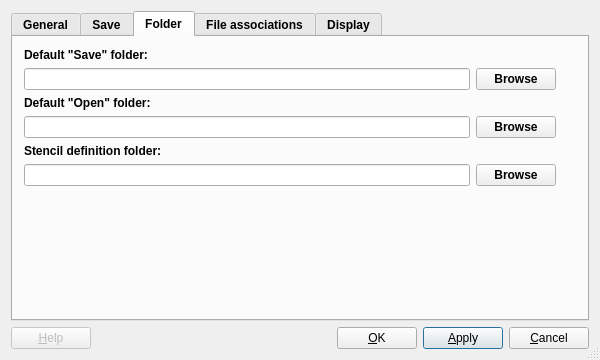
<ui version="4.0" >
 <class>LAPreferencesWindowClass</class>
 <widget class="QDialog" name="LAPreferencesWindowClass" >
  <property name="geometry" >
   <rect>
    <x>0</x>
    <y>0</y>
    <width>600</width>
    <height>360</height>
   </rect>
  </property>
  <property name="sizePolicy" >
   <sizepolicy vsizetype="Preferred" hsizetype="Preferred" >
    <horstretch>0</horstretch>
    <verstretch>0</verstretch>
   </sizepolicy>
  </property>
  <property name="minimumSize" >
   <size>
    <width>500</width>
    <height>300</height>
   </size>
  </property>
  <property name="windowTitle" >
   <string>Preferences</string>
  </property>
  <property name="sizeGripEnabled" >
   <bool>true</bool>
  </property>
  <layout class="QVBoxLayout" >
   <property name="spacing" >
    <number>6</number>
   </property>
   <property name="leftMargin" >
    <number>11</number>
   </property>
   <property name="topMargin" >
    <number>11</number>
   </property>
   <property name="rightMargin" >
    <number>11</number>
   </property>
   <property name="bottomMargin" >
    <number>11</number>
   </property>
   <item>
    <widget class="QTabWidget" name="PreferencesTabs" >
     <property name="font" >
      <font>
       <weight>75</weight>
       <bold>true</bold>
      </font>
     </property>
     <property name="currentIndex" >
      <number>2</number>
     </property>
     <widget class="QWidget" name="GeneralTab" >
      <attribute name="title" >
       <string>General</string>
      </attribute>
      <layout class="QVBoxLayout" >
       <item>
        <layout class="QHBoxLayout" >
         <item>
          <widget class="QLabel" name="textLabel1_2" >
           <property name="enabled" >
            <bool>true</bool>
           </property>
           <property name="font" >
            <font>
             <weight>75</weight>
             <bold>true</bold>
            </font>
           </property>
           <property name="text" >
            <string>Number of recent files showed in File menu (10 max):</string>
           </property>
           <property name="wordWrap" >
            <bool>false</bool>
           </property>
          </widget>
         </item>
         <item>
          <spacer>
           <property name="orientation" >
            <enum>Qt::Horizontal</enum>
           </property>
           <property name="sizeType" >
            <enum>QSizePolicy::Expanding</enum>
           </property>
           <property name="sizeHint" >
            <size>
             <width>20</width>
             <height>20</height>
            </size>
           </property>
          </spacer>
         </item>
         <item>
          <widget class="QSpinBox" name="maxRecentFilesCount" >
           <property name="maximum" >
            <number>10</number>
           </property>
          </widget>
         </item>
        </layout>
       </item>
       <item>
        <spacer>
         <property name="orientation" >
          <enum>Qt::Vertical</enum>
         </property>
         <property name="sizeType" >
          <enum>QSizePolicy::Expanding</enum>
         </property>
         <property name="sizeHint" >
          <size>
           <width>452</width>
           <height>141</height>
          </size>
         </property>
        </spacer>
       </item>
      </layout>
     </widget>
     <widget class="QWidget" name="SaveTab" >
      <attribute name="title" >
       <string>Save</string>
      </attribute>
      <layout class="QVBoxLayout" >
       <item>
        <widget class="QGroupBox" name="groupBox" >
         <property name="enabled" >
          <bool>false</bool>
         </property>
         <property name="title" >
          <string>Save file (last version)</string>
         </property>
         <layout class="QVBoxLayout" >
          <item>
           <widget class="QRadioButton" name="noSaveRadio" >
            <property name="enabled" >
             <bool>false</bool>
            </property>
            <property name="text" >
             <string>No save</string>
            </property>
            <property name="checked" >
             <bool>true</bool>
            </property>
           </widget>
          </item>
          <item>
           <widget class="QRadioButton" name="replaceExtRadio" >
            <property name="enabled" >
             <bool>false</bool>
            </property>
            <property name="text" >
             <string>Replace file extension by .BAK</string>
            </property>
           </widget>
          </item>
          <item>
           <widget class="QRadioButton" name="addExtRadio" >
            <property name="enabled" >
             <bool>false</bool>
            </property>
            <property name="text" >
             <string>Add .BAK to file extension</string>
            </property>
           </widget>
          </item>
         </layout>
        </widget>
       </item>
       <item>
        <widget class="QLabel" name="textLabel5" >
         <property name="enabled" >
          <bool>false</bool>
         </property>
         <property name="font" >
          <font>
           <weight>75</weight>
           <bold>true</bold>
          </font>
         </property>
         <property name="cursor" >
          <cursorShape>WaitCursor</cursorShape>
         </property>
         <property name="text" >
          <string>Default auto save folder:</string>
         </property>
         <property name="wordWrap" >
          <bool>false</bool>
         </property>
        </widget>
       </item>
       <item>
        <layout class="QHBoxLayout" >
         <property name="spacing" >
          <number>6</number>
         </property>
         <property name="leftMargin" >
          <number>0</number>
         </property>
         <property name="topMargin" >
          <number>0</number>
         </property>
         <property name="rightMargin" >
          <number>0</number>
         </property>
         <property name="bottomMargin" >
          <number>0</number>
         </property>
         <item>
          <widget class="QLineEdit" name="securitySavePath" >
           <property name="enabled" >
            <bool>false</bool>
           </property>
          </widget>
         </item>
         <item>
          <widget class="QPushButton" name="SecuritySaveBrowze" >
           <property name="enabled" >
            <bool>false</bool>
           </property>
           <property name="text" >
            <string>Browse</string>
           </property>
          </widget>
         </item>
         <item>
          <spacer>
           <property name="orientation" >
            <enum>Qt::Horizontal</enum>
           </property>
           <property name="sizeType" >
            <enum>QSizePolicy::Expanding</enum>
           </property>
           <property name="sizeHint" >
            <size>
             <width>20</width>
             <height>20</height>
            </size>
           </property>
          </spacer>
         </item>
        </layout>
       </item>
       <item>
        <widget class="QLabel" name="textLabel6" >
         <property name="enabled" >
          <bool>false</bool>
         </property>
         <property name="font" >
          <font>
           <weight>75</weight>
           <bold>true</bold>
          </font>
         </property>
         <property name="text" >
          <string>Auto save:</string>
         </property>
         <property name="wordWrap" >
          <bool>false</bool>
         </property>
        </widget>
       </item>
       <item>
        <layout class="QHBoxLayout" >
         <property name="spacing" >
          <number>6</number>
         </property>
         <property name="leftMargin" >
          <number>0</number>
         </property>
         <property name="topMargin" >
          <number>0</number>
         </property>
         <property name="rightMargin" >
          <number>0</number>
         </property>
         <property name="bottomMargin" >
          <number>0</number>
         </property>
         <item>
          <widget class="QLabel" name="textLabel7" >
           <property name="enabled" >
            <bool>false</bool>
           </property>
           <property name="font" >
            <font/>
           </property>
           <property name="text" >
            <string>Interval between 2 save (min):</string>
           </property>
           <property name="wordWrap" >
            <bool>false</bool>
           </property>
          </widget>
         </item>
         <item>
          <widget class="QLineEdit" name="securitySaveInterval" >
           <property name="enabled" >
            <bool>false</bool>
           </property>
           <property name="sizePolicy" >
            <sizepolicy vsizetype="Fixed" hsizetype="Fixed" >
             <horstretch>0</horstretch>
             <verstretch>0</verstretch>
            </sizepolicy>
           </property>
           <property name="maximumSize" >
            <size>
             <width>50</width>
             <height>32767</height>
            </size>
           </property>
          </widget>
         </item>
         <item>
          <spacer>
           <property name="orientation" >
            <enum>Qt::Horizontal</enum>
           </property>
           <property name="sizeType" >
            <enum>QSizePolicy::Expanding</enum>
           </property>
           <property name="sizeHint" >
            <size>
             <width>20</width>
             <height>20</height>
            </size>
           </property>
          </spacer>
         </item>
        </layout>
       </item>
       <item>
        <spacer>
         <property name="orientation" >
          <enum>Qt::Vertical</enum>
         </property>
         <property name="sizeType" >
          <enum>QSizePolicy::Expanding</enum>
         </property>
         <property name="sizeHint" >
          <size>
           <width>452</width>
           <height>51</height>
          </size>
         </property>
        </spacer>
       </item>
      </layout>
     </widget>
     <widget class="QWidget" name="FolderTab" >
      <attribute name="title" >
       <string>Folder</string>
      </attribute>
      <layout class="QVBoxLayout" >
       <property name="spacing" >
        <number>6</number>
       </property>
       <property name="leftMargin" >
        <number>11</number>
       </property>
       <property name="topMargin" >
        <number>11</number>
       </property>
       <property name="rightMargin" >
        <number>11</number>
       </property>
       <property name="bottomMargin" >
        <number>11</number>
       </property>
       <item>
        <widget class="QLabel" name="textLabel2" >
         <property name="enabled" >
          <bool>true</bool>
         </property>
         <property name="font" >
          <font>
           <weight>75</weight>
           <bold>true</bold>
          </font>
         </property>
         <property name="text" >
          <string>Default "Save" folder:</string>
         </property>
         <property name="wordWrap" >
          <bool>false</bool>
         </property>
        </widget>
       </item>
       <item>
        <layout class="QHBoxLayout" >
         <property name="spacing" >
          <number>6</number>
         </property>
         <property name="leftMargin" >
          <number>0</number>
         </property>
         <property name="topMargin" >
          <number>0</number>
         </property>
         <property name="rightMargin" >
          <number>0</number>
         </property>
         <property name="bottomMargin" >
          <number>0</number>
         </property>
         <item>
          <widget class="QLineEdit" name="savePath" >
           <property name="enabled" >
            <bool>true</bool>
           </property>
           <property name="readOnly" >
            <bool>true</bool>
           </property>
          </widget>
         </item>
         <item>
          <widget class="QPushButton" name="SaveBrowze" >
           <property name="enabled" >
            <bool>true</bool>
           </property>
           <property name="text" >
            <string>Browse</string>
           </property>
          </widget>
         </item>
         <item>
          <spacer>
           <property name="orientation" >
            <enum>Qt::Horizontal</enum>
           </property>
           <property name="sizeType" >
            <enum>QSizePolicy::Fixed</enum>
           </property>
           <property name="sizeHint" >
            <size>
             <width>20</width>
             <height>20</height>
            </size>
           </property>
          </spacer>
         </item>
        </layout>
       </item>
       <item>
        <widget class="QLabel" name="textLabel3" >
         <property name="enabled" >
          <bool>true</bool>
         </property>
         <property name="font" >
          <font>
           <weight>75</weight>
           <bold>true</bold>
          </font>
         </property>
         <property name="text" >
          <string>Default "Open" folder:</string>
         </property>
         <property name="wordWrap" >
          <bool>false</bool>
         </property>
        </widget>
       </item>
       <item>
        <layout class="QHBoxLayout" >
         <property name="spacing" >
          <number>6</number>
         </property>
         <property name="leftMargin" >
          <number>0</number>
         </property>
         <property name="topMargin" >
          <number>0</number>
         </property>
         <property name="rightMargin" >
          <number>0</number>
         </property>
         <property name="bottomMargin" >
          <number>0</number>
         </property>
         <item>
          <widget class="QLineEdit" name="openPath" >
           <property name="enabled" >
            <bool>true</bool>
           </property>
           <property name="readOnly" >
            <bool>true</bool>
           </property>
          </widget>
         </item>
         <item>
          <widget class="QPushButton" name="OpenBrowze" >
           <property name="enabled" >
            <bool>true</bool>
           </property>
           <property name="text" >
            <string>Browse</string>
           </property>
          </widget>
         </item>
         <item>
          <spacer>
           <property name="orientation" >
            <enum>Qt::Horizontal</enum>
           </property>
           <property name="sizeType" >
            <enum>QSizePolicy::Fixed</enum>
           </property>
           <property name="sizeHint" >
            <size>
             <width>20</width>
             <height>20</height>
            </size>
           </property>
          </spacer>
         </item>
        </layout>
       </item>
       <item>
        <widget class="QLabel" name="textLabel4" >
         <property name="font" >
          <font>
           <weight>75</weight>
           <bold>true</bold>
          </font>
         </property>
         <property name="text" >
          <string>Stencil definition folder:</string>
         </property>
         <property name="wordWrap" >
          <bool>false</bool>
         </property>
        </widget>
       </item>
       <item>
        <layout class="QHBoxLayout" >
         <property name="spacing" >
          <number>6</number>
         </property>
         <property name="leftMargin" >
          <number>0</number>
         </property>
         <property name="topMargin" >
          <number>0</number>
         </property>
         <property name="rightMargin" >
          <number>0</number>
         </property>
         <property name="bottomMargin" >
          <number>0</number>
         </property>
         <item>
          <widget class="QLineEdit" name="xmldefPath" >
           <property name="readOnly" >
            <bool>true</bool>
           </property>
          </widget>
         </item>
         <item>
          <widget class="QPushButton" name="xmldefBrowze" >
           <property name="text" >
            <string>Browse</string>
           </property>
          </widget>
         </item>
         <item>
          <spacer>
           <property name="orientation" >
            <enum>Qt::Horizontal</enum>
           </property>
           <property name="sizeType" >
            <enum>QSizePolicy::Fixed</enum>
           </property>
           <property name="sizeHint" >
            <size>
             <width>20</width>
             <height>20</height>
            </size>
           </property>
          </spacer>
         </item>
        </layout>
       </item>
       <item>
        <spacer>
         <property name="orientation" >
          <enum>Qt::Vertical</enum>
         </property>
         <property name="sizeType" >
          <enum>QSizePolicy::Expanding</enum>
         </property>
         <property name="sizeHint" >
          <size>
           <width>20</width>
           <height>20</height>
          </size>
         </property>
        </spacer>
       </item>
      </layout>
     </widget>
     <widget class="QWidget" name="FileTab" >
      <attribute name="title" >
       <string>File associations</string>
      </attribute>
      <layout class="QVBoxLayout" >
       <property name="spacing" >
        <number>6</number>
       </property>
       <property name="leftMargin" >
        <number>11</number>
       </property>
       <property name="topMargin" >
        <number>11</number>
       </property>
       <property name="rightMargin" >
        <number>11</number>
       </property>
       <property name="bottomMargin" >
        <number>11</number>
       </property>
       <item>
        <widget class="QLabel" name="textLabel1_3" >
         <property name="enabled" >
          <bool>false</bool>
         </property>
         <property name="text" >
          <string>Associate LA4 files (.la4 extension) to this program</string>
         </property>
         <property name="wordWrap" >
          <bool>false</bool>
         </property>
        </widget>
       </item>
       <item>
        <layout class="QHBoxLayout" >
         <property name="spacing" >
          <number>6</number>
         </property>
         <property name="leftMargin" >
          <number>0</number>
         </property>
         <property name="topMargin" >
          <number>0</number>
         </property>
         <property name="rightMargin" >
          <number>0</number>
         </property>
         <property name="bottomMargin" >
          <number>0</number>
         </property>
         <item>
          <spacer>
           <property name="orientation" >
            <enum>Qt::Horizontal</enum>
           </property>
           <property name="sizeType" >
            <enum>QSizePolicy::Expanding</enum>
           </property>
           <property name="sizeHint" >
            <size>
             <width>20</width>
             <height>20</height>
            </size>
           </property>
          </spacer>
         </item>
         <item>
          <widget class="QPushButton" name="AssociateFile" >
           <property name="enabled" >
            <bool>false</bool>
           </property>
           <property name="text" >
            <string>Associate</string>
           </property>
          </widget>
         </item>
         <item>
          <spacer>
           <property name="orientation" >
            <enum>Qt::Horizontal</enum>
           </property>
           <property name="sizeType" >
            <enum>QSizePolicy::Expanding</enum>
           </property>
           <property name="sizeHint" >
            <size>
             <width>20</width>
             <height>20</height>
            </size>
           </property>
          </spacer>
         </item>
        </layout>
       </item>
       <item>
        <spacer>
         <property name="orientation" >
          <enum>Qt::Vertical</enum>
         </property>
         <property name="sizeType" >
          <enum>QSizePolicy::Expanding</enum>
         </property>
         <property name="sizeHint" >
          <size>
           <width>20</width>
           <height>20</height>
          </size>
         </property>
        </spacer>
       </item>
      </layout>
     </widget>
     <widget class="QWidget" name="DisplayTab" >
      <attribute name="title" >
       <string>Display</string>
      </attribute>
      <layout class="QVBoxLayout" >
       <item>
        <widget class="QGroupBox" name="groupBox_2" >
         <property name="enabled" >
          <bool>false</bool>
         </property>
         <property name="title" >
          <string>Toolbars</string>
         </property>
         <layout class="QVBoxLayout" >
          <item>
           <widget class="QCheckBox" name="toolsCheck" >
            <property name="enabled" >
             <bool>false</bool>
            </property>
            <property name="text" >
             <string>Show toolbars</string>
            </property>
           </widget>
          </item>
          <item>
           <widget class="QCheckBox" name="statusCheck" >
            <property name="enabled" >
             <bool>false</bool>
            </property>
            <property name="text" >
             <string>Show statusbar</string>
            </property>
           </widget>
          </item>
          <item>
           <widget class="QCheckBox" name="helpCheck" >
            <property name="enabled" >
             <bool>false</bool>
            </property>
            <property name="text" >
             <string>Show status tips</string>
            </property>
           </widget>
          </item>
         </layout>
        </widget>
       </item>
       <item>
        <spacer>
         <property name="orientation" >
          <enum>Qt::Vertical</enum>
         </property>
         <property name="sizeType" >
          <enum>QSizePolicy::Expanding</enum>
         </property>
         <property name="sizeHint" >
          <size>
           <width>552</width>
           <height>41</height>
          </size>
         </property>
        </spacer>
       </item>
      </layout>
     </widget>
    </widget>
   </item>
   <item>
    <layout class="QHBoxLayout" >
     <property name="spacing" >
      <number>6</number>
     </property>
     <property name="leftMargin" >
      <number>0</number>
     </property>
     <property name="topMargin" >
      <number>0</number>
     </property>
     <property name="rightMargin" >
      <number>0</number>
     </property>
     <property name="bottomMargin" >
      <number>0</number>
     </property>
     <item>
      <widget class="QPushButton" name="buttonHelp" >
       <property name="enabled" >
        <bool>false</bool>
       </property>
       <property name="text" >
        <string>&amp;Help</string>
       </property>
       <property name="shortcut" >
        <string>F1</string>
       </property>
       <property name="autoDefault" >
        <bool>true</bool>
       </property>
      </widget>
     </item>
     <item>
      <spacer>
       <property name="orientation" >
        <enum>Qt::Horizontal</enum>
       </property>
       <property name="sizeType" >
        <enum>QSizePolicy::Expanding</enum>
       </property>
       <property name="sizeHint" >
        <size>
         <width>20</width>
         <height>20</height>
        </size>
       </property>
      </spacer>
     </item>
     <item>
      <widget class="QPushButton" name="buttonOk" >
       <property name="text" >
        <string>&amp;OK</string>
       </property>
       <property name="shortcut" >
        <string/>
       </property>
       <property name="autoDefault" >
        <bool>true</bool>
       </property>
       <property name="default" >
        <bool>true</bool>
       </property>
      </widget>
     </item>
     <item>
      <widget class="QPushButton" name="buttonApply" >
       <property name="text" >
        <string>&amp;Apply</string>
       </property>
       <property name="shortcut" >
        <string>Alt+A</string>
       </property>
       <property name="autoDefault" >
        <bool>true</bool>
       </property>
       <property name="default" >
        <bool>true</bool>
       </property>
      </widget>
     </item>
     <item>
      <widget class="QPushButton" name="buttonCancel" >
       <property name="text" >
        <string>&amp;Cancel</string>
       </property>
       <property name="shortcut" >
        <string/>
       </property>
       <property name="autoDefault" >
        <bool>true</bool>
       </property>
      </widget>
     </item>
    </layout>
   </item>
  </layout>
 </widget>
 <layoutdefault spacing="6" margin="11" />
 <pixmapfunction>qPixmapFromMimeSource</pixmapfunction>
 <resources/>
 <connections>
  <connection>
   <sender>buttonCancel</sender>
   <signal>clicked()</signal>
   <receiver>LAPreferencesWindowClass</receiver>
   <slot>reject()</slot>
   <hints>
    <hint type="sourcelabel" >
     <x>20</x>
     <y>20</y>
    </hint>
    <hint type="destinationlabel" >
     <x>20</x>
     <y>20</y>
    </hint>
   </hints>
  </connection>
  <connection>
   <sender>buttonOk</sender>
   <signal>clicked()</signal>
   <receiver>LAPreferencesWindowClass</receiver>
   <slot>savePreferencesAndExit()</slot>
   <hints>
    <hint type="sourcelabel" >
     <x>20</x>
     <y>20</y>
    </hint>
    <hint type="destinationlabel" >
     <x>20</x>
     <y>20</y>
    </hint>
   </hints>
  </connection>
  <connection>
   <sender>xmldefBrowze</sender>
   <signal>clicked()</signal>
   <receiver>LAPreferencesWindowClass</receiver>
   <slot>openXMLDefinitionsPathDialog()</slot>
   <hints>
    <hint type="sourcelabel" >
     <x>20</x>
     <y>20</y>
    </hint>
    <hint type="destinationlabel" >
     <x>20</x>
     <y>20</y>
    </hint>
   </hints>
  </connection>
  <connection>
   <sender>OpenBrowze</sender>
   <signal>clicked()</signal>
   <receiver>LAPreferencesWindowClass</receiver>
   <slot>openOpenPathDialog()</slot>
   <hints>
    <hint type="sourcelabel" >
     <x>20</x>
     <y>20</y>
    </hint>
    <hint type="destinationlabel" >
     <x>20</x>
     <y>20</y>
    </hint>
   </hints>
  </connection>
  <connection>
   <sender>SaveBrowze</sender>
   <signal>clicked()</signal>
   <receiver>LAPreferencesWindowClass</receiver>
   <slot>openSavePathDialog()</slot>
   <hints>
    <hint type="sourcelabel" >
     <x>20</x>
     <y>20</y>
    </hint>
    <hint type="destinationlabel" >
     <x>20</x>
     <y>20</y>
    </hint>
   </hints>
  </connection>
  <connection>
   <sender>SecuritySaveBrowze</sender>
   <signal>clicked()</signal>
   <receiver>LAPreferencesWindowClass</receiver>
   <slot>openSecuritySavePathDialog()</slot>
   <hints>
    <hint type="sourcelabel" >
     <x>20</x>
     <y>20</y>
    </hint>
    <hint type="destinationlabel" >
     <x>20</x>
     <y>20</y>
    </hint>
   </hints>
  </connection>
  <connection>
   <sender>AssociateFile</sender>
   <signal>clicked()</signal>
   <receiver>LAPreferencesWindowClass</receiver>
   <slot>associateFile()</slot>
   <hints>
    <hint type="sourcelabel" >
     <x>20</x>
     <y>20</y>
    </hint>
    <hint type="destinationlabel" >
     <x>20</x>
     <y>20</y>
    </hint>
   </hints>
  </connection>
  <connection>
   <sender>buttonApply</sender>
   <signal>clicked()</signal>
   <receiver>LAPreferencesWindowClass</receiver>
   <slot>applyPreferences()</slot>
   <hints>
    <hint type="sourcelabel" >
     <x>20</x>
     <y>20</y>
    </hint>
    <hint type="destinationlabel" >
     <x>20</x>
     <y>20</y>
    </hint>
   </hints>
  </connection>
 </connections>
</ui>
